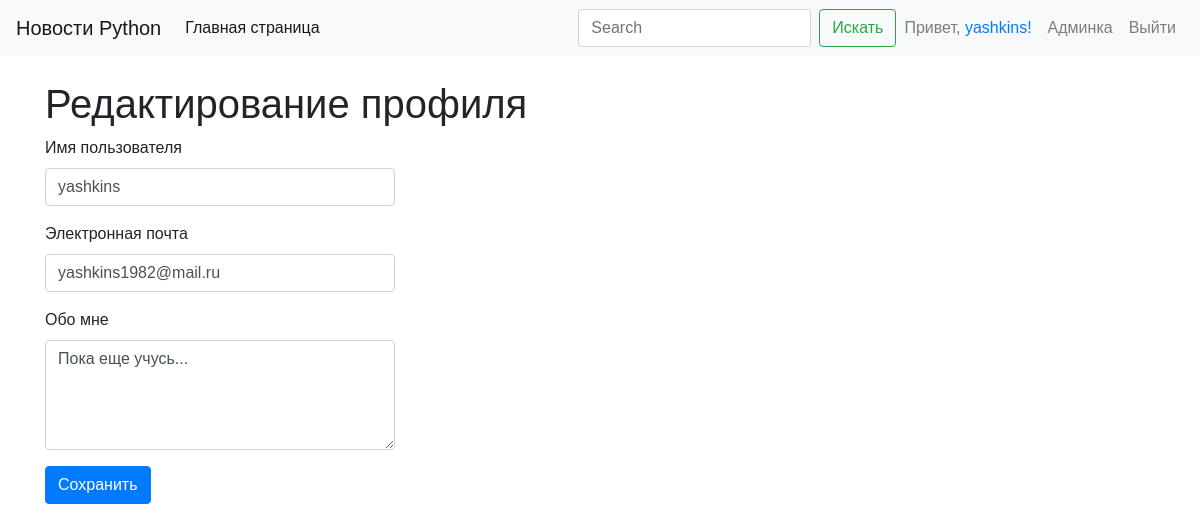
The app's page /user/edit_profile (signed in) with its own data.
### webapp/user/models.py (models this page shows, shortened)
class Users(db.Model,UserMixin):
    id = db.Column(db.Integer, primary_key=True)
    username = db.Column(db.String(50), index=True, unique=True)
    password = db.Column(db.String(128))
    role = db.Column(db.String(10), index=True)
    email = db.Column(db.String(50))
    about_me = db.Column(db.String(140))
    last_seen = db.Column(db.DateTime, default=datetime.utcnow)
    @property
    def is_admin(self):
        return self.role == "admin"

### webapp/user/views.py (the view)
@blueprint.route('/edit_profile', methods=['GET', 'POST'])
@login_required
def edit_profile():
    form = EditProfileForm(current_user.username, current_user.email)
    title = 'Редактирование профиля'
    if form.validate_on_submit():
        current_user.username = form.username.data
        current_user.email = form.email.data
        current_user.about_me = form.about_me.data
        db.session.commit()
        flash('Ваши изменения сохранены')
        return redirect(url_for('user.profile', username=current_user.username))
    elif request.method == 'GET':
        form.username.data = current_user.username
        form.email.data = current_user.email
        form.about_me.data = current_user.about_me
    return render_template('user/edit_profile.html', page_title=title, form=form)

### webapp/user/forms.py (shortened to what this page needs)
class EditProfileForm(FlaskForm):
    username = StringField('Имя пользователя', validators=[DataRequired()], render_kw={"class":"form-control"})
    email = StringField('Электронная почта', validators=[DataRequired(), Email()], render_kw={"class":"form-control"})
    about_me = TextAreaField('Обо мне', validators=[Length(min=0, max=140)], render_kw={"class":"form-control"})
    submit = SubmitField('Сохранить', render_kw={"class":"btn btn-primary"})
    def __init__(self, original_username, original_email, *args, **kwargs):
        super(EditProfileForm,self).__init__(*args, **kwargs)
        self.original_username = original_username
        self.original_email = original_email

### webapp/__init__.py (called while the page is built)
def create_app():
    app = Flask(__name__)
    app.config.from_pyfile('config.py')
    db.init_app(app)
    migrate = Migrate(app, db)
    login_manager = LoginManager()
    login_manager.init_app(app)
    login_manager.login_view = "user.login"
    app.register_blueprint(news_blueprint)
    app.register_blueprint(user_blueprint)
    app.register_blueprint(admin_blueprint)
    @login_manager.user_loader
    def load_user(user_id):
        return Users.query.get(user_id)
    @app.before_request
    def before_request():
        if current_user.is_authenticated:
            current_user.last_seen = datetime.utcnow()
            db.session.commit()
    return app

### webapp/templates/user/edit_profile.html (shortened to what this page needs)
{% extends "base.html" %}
{% block content %}
    <div class='row'>
        <div class="col-4">
            <form action="{{ url_for('user.edit_profile') }}" method="POST">
                <div class = "form-group">
                    {{ form.username.label }} {{ form.username() }}
                </div>
                <div class = "form-group">
                    {{ form.email.label }} {{ form.email() }}
                </div>
                <div class = "form-group">
                    {{ form.about_me.label }} {{ form.about_me(cols=50, rows=4) }}
                </div>
                {{ form.submit }}
            </form>
        </div>
        <div class="col-8">
        </div>
    </div>
{% endblock %}

### webapp/templates/base.html (shortened to what this page needs)
<!doctype html>
<html lang="ru">
  <head>
    <link rel="stylesheet" href="https://stackpath.bootstrapcdn.com/bootstrap/4.1.3/css/bootstrap.min.css">
    <link rel="stylesheet" href="{{ url_for('static', filename='style.css') }}">
    <link rel="stylesheet"
      href="//cdnjs.cloudflare.com/ajax/libs/highlight.js/9.13.1/styles/agate.min.css">
  </head>
  <body>
    {% include "menu.html" %}
    <div class=container>
    <br/>
    <h1>{{page_title}}</h1>
    {% block content %}{% endblock %}
    </div>
  </body>
</html>

### webapp/templates/menu.html (shortened to what this page needs)
<nav class="navbar navbar-expand-lg navbar-light bg-light">
    <a class="navbar-brand" href="#">Новости Python</a>
    <div class="collapse navbar-collapse" id="navbarSupportedContent">
        <ul class="navbar-nav mr-auto">
            <li class="nav-item active">
                <a class="nav-link" href="/">Главная страница</a>
            </li>
        </ul>
        <form class="form-inline my-2 my-lg-0">
            <input class="form-control mr-sm-2" type="search" placeholder="Search" aria-label="Search">
            <button class="btn btn-outline-success my-2 my-sm-0" type="submit">Искать</button>
        </form>
        <ul class="navbar-nav">
            {% if current_user.is_authenticated %}
                <li class="nav-item">
                    <span class="nav-link">Привет, <a href="{{ url_for('user.profile', username=current_user.username) }}">{{ current_user.username}}!</span></a>
                </li>
                {% if current_user.is_admin %}
                    <li class="nav-item">
                        <a class="nav-link" href="{{ url_for('admin.admin_index') }}">Админка</a>
                    </li>
                {% endif %}
                <li class="nav-item">
                    <a class="nav-link" href="{{ url_for('user.logout') }}">Выйти</a>
                </li>
            {% endif %}
        </ul>
    </div>
</nav>

### webapp/templates/base.html (style rules this page uses)
body { font-family: Arial, sans-serif; }

### records on screen
Users: username "yashkins", email "yashkins1982@mail.ru", about_me "Пока еще учусь..."

### other values on screen
{{ page_title }} "Редактирование профиля"
